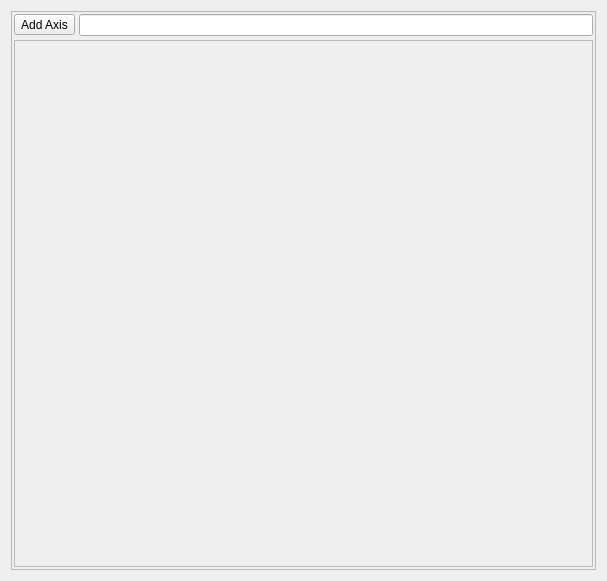
<?xml version="1.0" encoding="UTF-8"?>
<ui version="4.0">
 <class>Action</class>
 <widget class="QWidget" name="Action">
  <property name="geometry">
   <rect>
    <x>0</x>
    <y>0</y>
    <width>607</width>
    <height>581</height>
   </rect>
  </property>
  <property name="windowTitle">
   <string>Form</string>
  </property>
  <property name="autoFillBackground">
   <bool>false</bool>
  </property>
  <layout class="QVBoxLayout" name="verticalLayout_2">
   <item>
    <widget class="QFrame" name="frame">
     <property name="frameShape">
      <enum>QFrame::StyledPanel</enum>
     </property>
     <property name="frameShadow">
      <enum>QFrame::Plain</enum>
     </property>
     <property name="lineWidth">
      <number>2</number>
     </property>
     <layout class="QVBoxLayout" name="verticalLayout">
      <property name="spacing">
       <number>4</number>
      </property>
      <property name="leftMargin">
       <number>2</number>
      </property>
      <property name="topMargin">
       <number>2</number>
      </property>
      <property name="rightMargin">
       <number>2</number>
      </property>
      <property name="bottomMargin">
       <number>2</number>
      </property>
      <item>
       <layout class="QHBoxLayout" name="horizontalLayout">
        <item>
         <widget class="QToolButton" name="addAxis">
          <property name="text">
           <string>Add Axis</string>
          </property>
         </widget>
        </item>
        <item>
         <widget class="QLineEdit" name="name"/>
        </item>
       </layout>
      </item>
      <item>
       <widget class="QFrame" name="axisArea">
        <property name="sizePolicy">
         <sizepolicy hsizetype="Preferred" vsizetype="MinimumExpanding">
          <horstretch>0</horstretch>
          <verstretch>0</verstretch>
         </sizepolicy>
        </property>
        <property name="frameShape">
         <enum>QFrame::StyledPanel</enum>
        </property>
        <property name="frameShadow">
         <enum>QFrame::Sunken</enum>
        </property>
       </widget>
      </item>
     </layout>
    </widget>
   </item>
  </layout>
  <action name="actionAdd_Axis">
   <property name="text">
    <string>Add Axis</string>
   </property>
  </action>
 </widget>
 <resources/>
 <connections/>
</ui>
